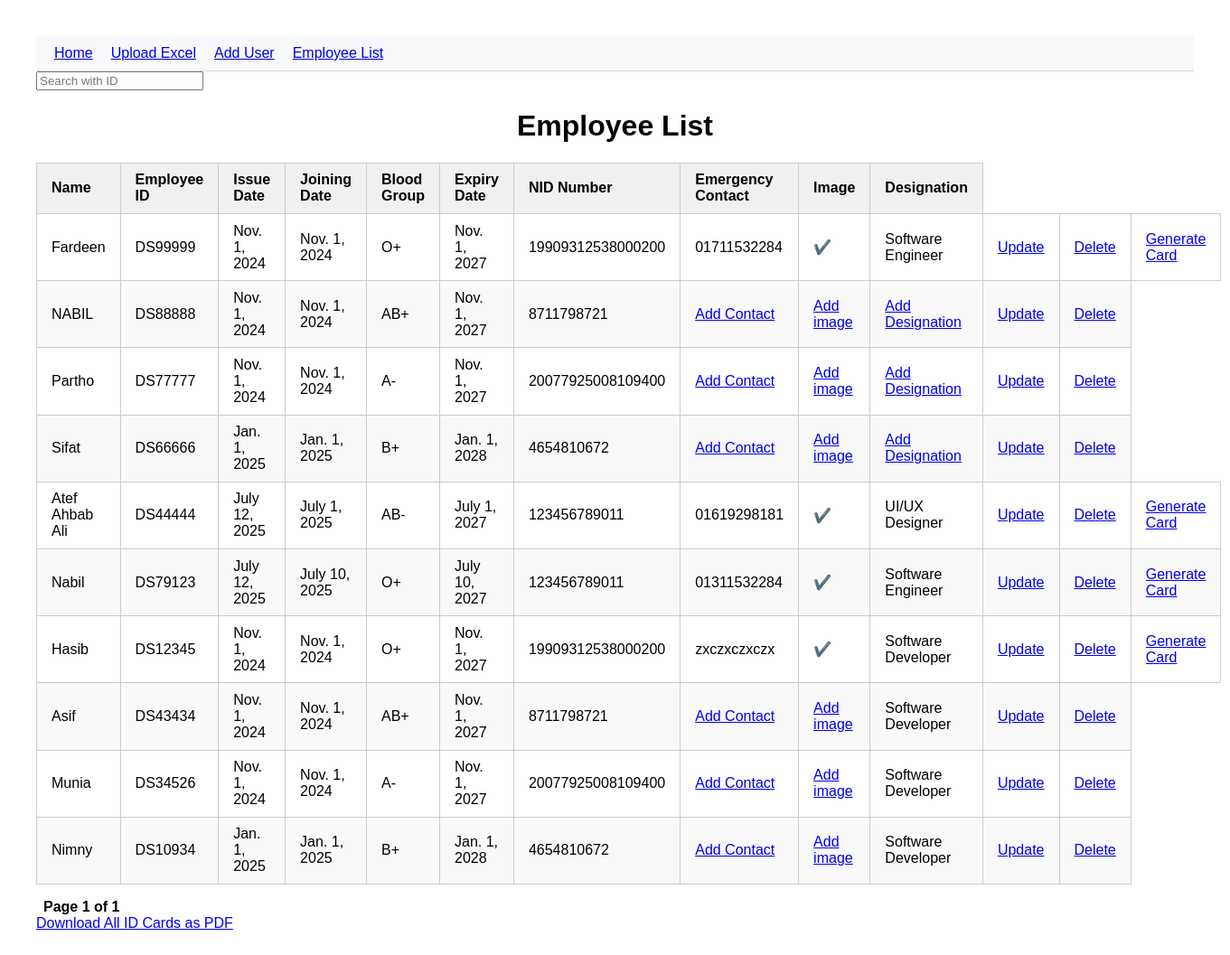
Page /employee-list/ on the committed database.
### filehandling/models.py (models this page shows, shortened)
class Employee(models.Model):
    name = models.CharField(max_length=500, null=False)
    emp_id = models.CharField(max_length=7, null=False, primary_key=True)
    issue_date = models.DateField(null=False)
    joining_date = models.DateField(null=False)
    blood_group = models.CharField(null=False)
    expiry_date = models.DateField(null=False)
    NID_number = models.CharField(null=False)
    emergency = models.CharField(null=True, max_length=11)
    image = models.ImageField(null=True)
    designation = models.CharField(max_length=100, null=True)
    excel = models.ForeignKey("UploadedExcel", on_delete=models.CASCADE, blank=True, null=True)
    card_generated = models.BooleanField(default=False)

### filehandling/views.py (the view)
# urls.py: path("employee-list/",views.employee_list, name="employee-list"),
def employee_list(request):
    if request.GET.get('q') != None:
        q = request.GET.get('q')
        employees = Employee.objects.filter(emp_id__iexact=q)
    else:
        employees = Employee.objects.all()
    paginator = Paginator(employees, 10)
    page_number = request.GET.get("page")
    page_obj = paginator.get_page(page_number)
    return render(request, "filehandling/employee_list.html", {"page_obj":page_obj})

### filehandling/templates/filehandling/employee_list.html (shortened to what this page needs)
{% include 'filehandling/navbar.html' %}
<!DOCTYPE html>
<html lang="en">
<head>
</head>
<body>
    <form method="GET" action="{% url 'employee-list' %}">
        <input type="text" name="q" placeholder="Search with ID">
    </form>
    <h1>Employee List</h1>
    {% if page_obj %}
        <table>
            <thead>
                <tr>
                    <th>Name</th>
                    <th>Employee ID</th>
                    <th>Issue Date</th>
                    <th>Joining Date</th>
                    <th>Blood Group</th>
                    <th>Expiry Date</th>
                    <th>NID Number</th>
                    <th>Emergency Contact</th>
                    <th>Image</th>
                    <th>Designation</th>
                </tr>
            </thead>
            <tbody>
                {% for employee in page_obj %}
                    <tr>
                        <td>{{ employee.name }}</td>
                        <td>{{ employee.emp_id }}</td>
                        <td>{{ employee.issue_date }}</td>
                        <td>{{ employee.joining_date }}</td>
                        <td>{{ employee.blood_group }}</td>
                        <td>{{ employee.expiry_date }}</td>
                        <td>{{ employee.NID_number }}</td>
                        {% if employee.emergency %}
                        <td>{{ employee.emergency }}</td>
                        {% else %}
                        <td><a href="{% url 'emergency-contact' employee.emp_id %}">Add Contact</a></td>
                        {% endif %}
                        {% if employee.image %}
                        <td>✔️</td>
                        {% else %}
                        <td><a href="{% url 'image' employee.emp_id %}">Add image</a></td>
                        {% endif %}
                        {% if employee.designation %}
                        <td>{{employee.designation}}</td>
                        {% else %}
                        <td><a href="{% url 'designation' employee.emp_id %}">Add Designation</a></td>
                        {% endif %}
                        <td><a href="{% url 'update-employee' employee.emp_id %}">Update</a></td>
                        <td><a href="{% url 'delete-employee' employee.emp_id %}">Delete</a></td>
                        {% if employee.image and employee.emergency and employee.designation %}
                        <td>
                            <a href="{% url 'generate-id-card' employee.emp_id %}" target="_blank">Generate Card</a>
                        </td>
                        {% endif %}
                    </tr>
                {% endfor %}
            </tbody>
        </table>
        <div class="pagination">
            <span>Page {{ page_obj.number }} of {{ page_obj.paginator.num_pages }}</span>
        </div>
    {% else %}
        <p>No employee records found.</p>
    {% endif %}
    <a href="{% url 'generate-all-ids' %}" class="btn btn-primary">Download All ID Cards as PDF</a>
</body>
</html>

### filehandling/templates/filehandling/navbar.html (shortened to what this page needs)
<nav>
    <ul>
        <li><a href="{% url 'home' %}">Home</a></li>
        <li><a href="{% url 'excel-upload' %}">Upload Excel</a></li>
        <li><a href="{% url 'create-employee' %}">Add User</a></li>
        <li><a href="{% url 'employee-list' %}">Employee List</a></li>
    </ul>
</nav>

### filehandling/templates/filehandling/navbar.html (style rules this page uses)
nav { background-color: #f8f9fa; padding: 10px 20px; border-bottom: 1px solid #ddd; }
nav ul { list-style: none; margin: 0; padding: 0; display: flex; gap: 20px; }
nav li { display: inline; font-family: Arial, sans-serif; font-size: 16px; color: #333; cursor: pointer; transition: color 0.2s; }

### filehandling/templates/filehandling/employee_list.html (style rules this page uses)
body { font-family: Arial, sans-serif; padding: 2rem; }
h1 { text-align: center; }
table { border-collapse: collapse; width: 100%; margin-top: 1rem; }
th, td { border: 1px solid #ccc; padding: 0.6rem 1rem; text-align: left; }
th { background-color: #f0f0f0; }
tr:nth-child(even) { background-color: #f9f9f9; }
.pagination { margin-top: 1rem; }
.pagination span { padding: 0.5rem; font-weight: bold; }

### rows in the picture
Employee: name "Fardeen", emp_id "DS99999", issue_date "Nov. 1, 2024", joining_date "Nov. 1, 2024", blood_group "O+", expiry_date "Nov. 1, 2027", NID_number "19909312538000200", emergency "01711532284", designation "Software Engineer", shows "Generate Card"
Employee: name "NABIL", emp_id "DS88888", issue_date "Nov. 1, 2024", joining_date "Nov. 1, 2024", blood_group "AB+", expiry_date "Nov. 1, 2027", NID_number "8711798721", shows "Add Contact", image "Add image", shows "Add Designation"
Employee: name "Partho", emp_id "DS77777", issue_date "Nov. 1, 2024", joining_date "Nov. 1, 2024", blood_group "A-", expiry_date "Nov. 1, 2027", NID_number "20077925008109400", shows "Add Contact", image "Add image", shows "Add Designation"
Employee: name "Sifat", emp_id "DS66666", issue_date "Jan. 1, 2025", joining_date "Jan. 1, 2025", blood_group "B+", expiry_date "Jan. 1, 2028", NID_number "4654810672", shows "Add Contact", image "Add image", shows "Add Designation"
Employee: name "Atef Ahbab Ali", emp_id "DS44444", issue_date "July 12, 2025", joining_date "July 1, 2025", blood_group "AB-", expiry_date "July 1, 2027", NID_number "123456789011", emergency "01619298181", designation "UI/UX Designer", shows "Generate Card"
Employee: name "Nabil", emp_id "DS79123", issue_date "July 12, 2025", joining_date "July 10, 2025", blood_group "O+", expiry_date "July 10, 2027", NID_number "123456789011", emergency "01311532284", designation "Software Engineer", shows "Generate Card"
Employee: name "Hasib", emp_id "DS12345", issue_date "Nov. 1, 2024", joining_date "Nov. 1, 2024", blood_group "O+", expiry_date "Nov. 1, 2027", NID_number "19909312538000200", emergency "zxczxczxczx", designation "Software Developer", shows "Generate Card"
Employee: name "Asif", emp_id "DS43434", issue_date "Nov. 1, 2024", joining_date "Nov. 1, 2024", blood_group "AB+", expiry_date "Nov. 1, 2027", NID_number "8711798721", shows "Add Contact", image "Add image", designation "Software Developer"
Employee: name "Munia", emp_id "DS34526", issue_date "Nov. 1, 2024", joining_date "Nov. 1, 2024", blood_group "A-", expiry_date "Nov. 1, 2027", NID_number "20077925008109400", shows "Add Contact", image "Add image", designation "Software Developer"
Employee: name "Nimny", emp_id "DS10934", issue_date "Jan. 1, 2025", joining_date "Jan. 1, 2025", blood_group "B+", expiry_date "Jan. 1, 2028", NID_number "4654810672", shows "Add Contact", image "Add image", designation "Software Developer"

### other values in the picture
{{ page_obj.number }} "1"
{{ page_obj.paginator.num_pages }} "1"
